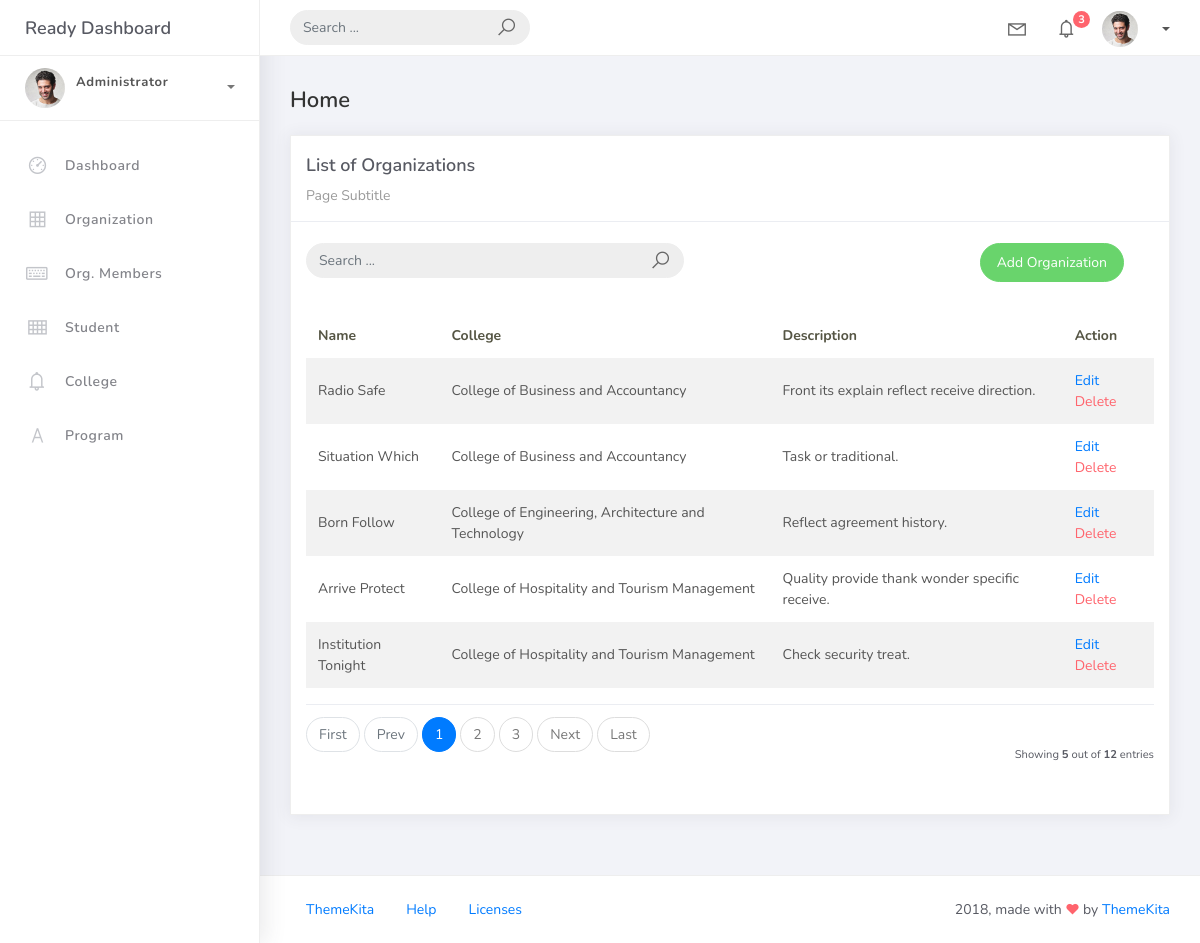
Screenshot of /organization_list with the database file from the repository.
### studentorg/models.py (models this page shows, shortened)
class BaseModel(models.Model):
	created_at = models.DateTimeField(auto_now_add=True, db_index=True)
	updated_at = models.DateTimeField(auto_now=True)
	class Meta:
		abstract = True

class Organization(BaseModel):
	name = models.CharField(max_length=250)
	college = models.ForeignKey(College, null=True, blank=True, on_delete=models.CASCADE)
	description = models.CharField(max_length=500)

class College(BaseModel):
	college_name = models.CharField(max_length=150)
	def __str__(self):
		return self.college_name

### studentorg/views.py (the view)
# urls.py: path('organization_list', OrganizationList.as_view(), name='organization-list'),
class OrganizationList(ListView):
     model = Organization
     context_object_name = 'organization'
     template_name = 'org_list.html'
     paginate_by = 5
     ordering = ["college__college_name","name"]
     def get_queryset(self):
         qs = super().get_queryset()
         query = self.request.GET.get('q')
         if query:
             qs = qs.filter(
                 Q(name__icontains=query) |
                 Q(description__icontains=query)
             )
         return qs

### templates/org_list.html (shortened to what this page needs)
{% extends 'base.html' %}
{% load static %}
{% block content %}
<div class="content">
    <div class="container-fluid">
        <h4 class="page-title">Home</h4>
        <div class="row">
            <div class="col-md-12">
                <div class="card">
                    <div class="card-header">
                        <div class="card-title">List of Organizations</div>
                        <div class="card-category">Page Subtitle</div>
                    </div>
                    <br />
<div class="col-md-12 row">
    <div class="col-md-6">
        <form class="navbar-left navbar-form nav-search mr-md-3" action="{% url 'organization-list' %}">
            <div class="input-group">
                <input type="text" placeholder="Search ..." class="form-control" name="q" value="{{ request.GET.q }}" />
                <div class="input-group-append">
                    <span class="input-group-text">
                        <i class="la la-search search-icon"></i>
                    </span>
                </div>
            </div>
        </form>
    </div>
    <div class="col-md-6">
        <div class="pull-right">
            <a href="{% url 'organization-add' %}" class="btn btn-success btn-rounded">
                Add Organization
            </a>
        </div>
    </div>
</div>
                    <div class="card-body">
                        <table class="table table-striped mt-3">
                            <thead>
                                <tr>
                                    <th scope="col">Name</th>
                                    <th scope="col">College</th>
                                    <th scope="col">Description</th>
                                    <th scope="col">Action</th>
                                </tr>
                            </thead>
                            <tbody>
                                {% for object in object_list %}
                                <tr>
                                    <td>{{ object.name }}</td>
                                    <td>{{ object.college }}</td>
                                    <td>{{ object.description }}</td>
                                    <td>
                                        <a href="organization_list/{{ object.id }}">Edit</a>
                                        <a href="organization_list/{{ object.id }}/delete" class="text-danger">Delete</a>
                                    </td>
                                    </tr>
                                {% endfor %}
                            </tbody>
                        </table>
                        {% include 'includes/pagination.html' %}
                    </div>
                </div>
            </div>
        </div>
    </div>
</div>
{% endblock %}

### rows the page displays
Organization: name "Radio Safe", college "College of Business and Accountancy", description "Front its explain reflect receive direction."
Organization: name "Situation Which", college "College of Business and Accountancy", description "Task or traditional."
Organization: name "Born Follow", college "College of Engineering, Architecture and Technology", description "Reflect agreement history."
Organization: name "Arrive Protect", college "College of Hospitality and Tourism Management", description "Quality provide thank wonder specific receive."
Organization: name "Institution Tonight", college "College of Hospitality and Tourism Management", description "Check security treat."

### other values shown
{{ page_num }} "1"
{{ page_num }} "2" "3"
{{ object_list.count }} "5"
{{ paginator.count }} "12"
